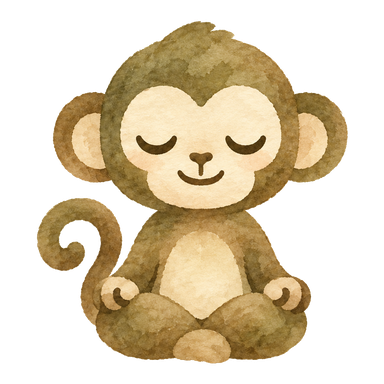
#> input picture assets/ona/stages/monkey_mind.png, 384 x 384 px, found by its file name
$ python sheet.py ../../assets/ona/stages/monkey_mind.png
#> lines starting #> are read from the running program, lines starting #| are printed output that depends on the picture
"""Contact sheet: paintings on Ona sand at app sizes, next to the Monkey Mind reference.
Usage: python3 scripts/watercolor/sheet.py OUT.png A.png [B.png ...]"""
import sys
from PIL import Image
out_path, *paths = sys.argv[1:]
monkey = 'assets/ona/stages/monkey_mind.png'
items = [monkey] + paths
cell = 300
sheet = Image.new('RGB', (cell * len(items), cell + 150), (242, 233, 218))
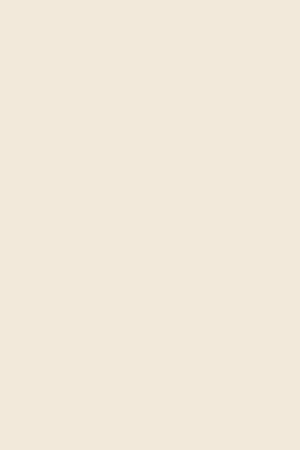
#> sheet: PIL image 300x450 RGB; mean R, G, B 242, 233, 218
for index, p in enumerate(items):
    art = Image.open(p).convert('RGBA')
#> art is the input picture: PIL image 384x384 RGBA; mean R, G, B, A 88.9, 75.1, 49.5, 117.7
    big = art.resize((260, 260), Image.LANCZOS)
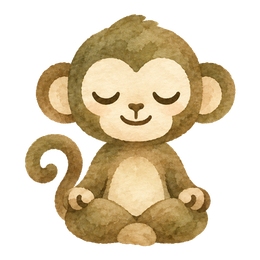
#> big: PIL image 260x260 RGBA; mean R, G, B, A 90.3, 76.2, 50.1, 117.7; transparent parts drawn white
    sheet.paste(big, (index * cell + 20, 10), big)
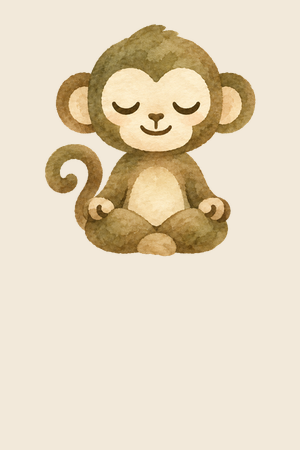
#> sheet: PIL image 300x450 RGB; mean R, G, B 228.9, 215.2, 191.3
    for j, size in enumerate([112, 46]):
        small = art.resize((size, size), Image.LANCZOS)
        sheet.paste(small, (index * cell + 30 + j * 130, cell - 10 + (112 - size) // 2), small)
#> this loop made 2 passes
#> pass 1, `small = art.resize((size, size), Image.LANCZOS)`:
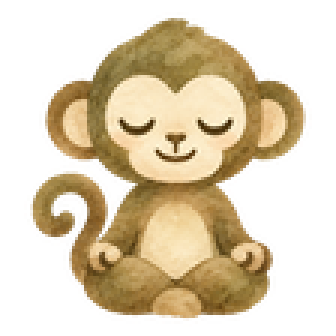
#> small: PIL image 112x112 RGBA (shown 3 times larger); mean R, G, B, A 95.2, 79.7, 51.5, 117.7; transparent parts drawn white
#> pass 2, `small = art.resize((size, size), Image.LANCZOS)`:
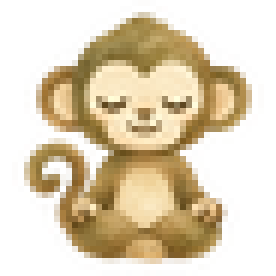
#> small: PIL image 46x46 RGBA (shown 6 times larger); mean R, G, B, A 105.7, 87.9, 55.1, 117.7; transparent parts drawn white
#> after the loop:
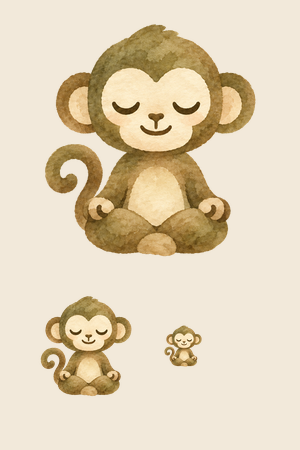
#> sheet: PIL image 300x450 RGB; mean R, G, B 226, 211.4, 185.5
sheet.save(out_path)

$ run again, with assets/ona/stages/everyday_presence.png copied over assets/ona/stages/monkey_mind.png
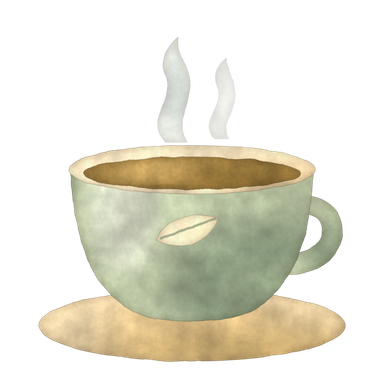
#> input picture assets/ona/stages/everyday_presence.png, 384 x 384 px, found by its file name
#> art is the input picture: PIL image 384x384 RGBA; mean R, G, B, A 71.5, 69.1, 54.8, 91.4
#> the loop `for j, size in enumerate([112, 46]):` made 2 passes
#> pass 1, `small = art.resize((size, size), Image.LANCZOS)`:
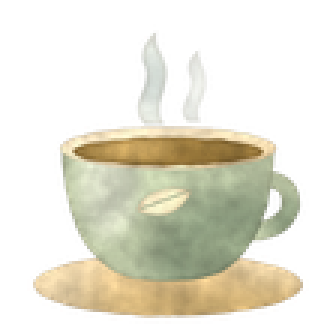
#> small: PIL image 112x112 RGBA (shown 3 times larger); mean R, G, B, A 78.7, 75.9, 60.4, 91.5; transparent parts drawn white
#> after the loop `for j, size in enumerate([112, 46]):`:
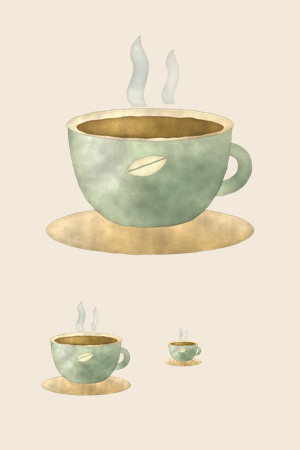
#> sheet: PIL image 300x450 RGB; mean R, G, B 230.1, 221.7, 201.6
